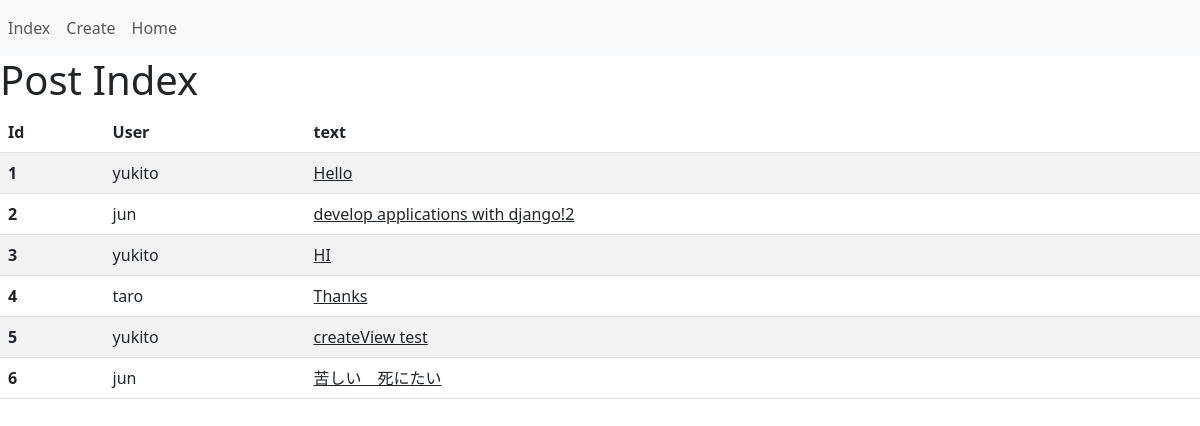
The app's page /index, older data.
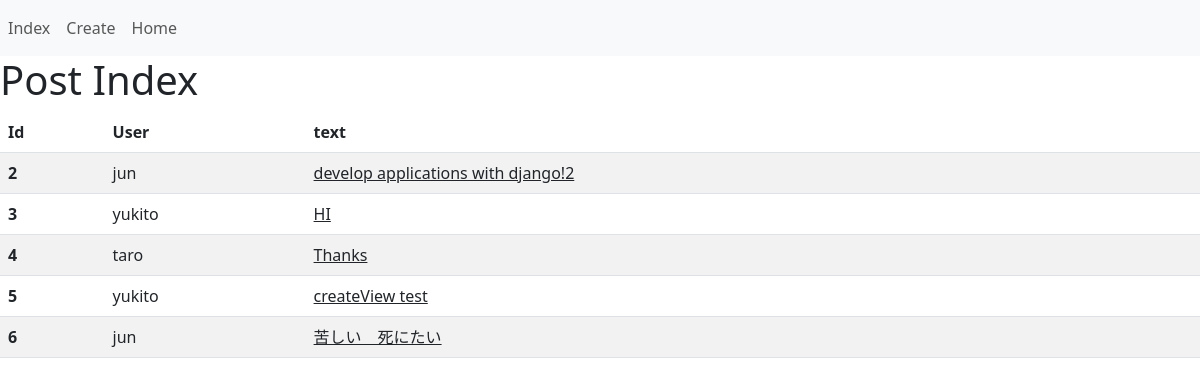
The same page, newer data.
### core/models.py (models this page shows, shortened)
class Post(models.Model):
    user=models.ForeignKey(User,on_delete=models.CASCADE)
    text=models.TextField(max_length=300)
    date=models.DateTimeField(auto_now_add=True)
    like=models.PositiveIntegerField(default=0)

### core/views.py (the view)
# urls.py: path('index',views.index,name='index'),
def index(request):
    posts=Post.objects.all()
    context={
        'posts': posts,
    }
    return render(request,'core/index.html',context)

### templates/core/index.html (shortened to what this page needs)
{% extends 'base.html' %}
{% block content %}
    <h1>Post Index</h1>
    <table class="table table-striped">
        <thead>
          <tr>
            <th>Id</th>
            <th>User</th>
            <th>text</th>
          </tr>
        </thead>
        <tbody>
            {% for p in posts %}
            <tr>
                <th scope="row">{{p.id}}</th>
                <td>{{p.user}}</td>
                <td><a href="{% url 'detail' p.id %}" class="text-dark">{{p.text}}</a></td>
            </tr>
            {% endfor %}
        </tbody>
      </table>
{% endblock  %}

Row changes from the older to the newer data that the page shows:
removed Post: id "1", user "yukito", text "Hello"
